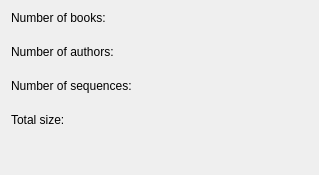
<?xml version="1.0" encoding="UTF-8"?>
<ui version="4.0">
 <class>StatisticsDialog</class>
 <widget class="QDialog" name="StatisticsDialog">
  <property name="geometry">
   <rect>
    <x>0</x>
    <y>0</y>
    <width>319</width>
    <height>175</height>
   </rect>
  </property>
  <property name="windowTitle">
   <string>Statistics</string>
  </property>
  <layout class="QHBoxLayout" name="horizontalLayout">
   <item>
    <layout class="QGridLayout" name="gridLayout">
     <property name="verticalSpacing">
      <number>20</number>
     </property>
     <item row="1" column="0">
      <widget class="QLabel" name="label">
       <property name="text">
        <string>Number of authors:</string>
       </property>
      </widget>
     </item>
     <item row="2" column="0">
      <widget class="QLabel" name="label_2">
       <property name="text">
        <string>Number of sequences:</string>
       </property>
      </widget>
     </item>
     <item row="0" column="0">
      <widget class="QLabel" name="label_3">
       <property name="text">
        <string>Number of books:</string>
       </property>
      </widget>
     </item>
     <item row="3" column="0">
      <widget class="QLabel" name="label_4">
       <property name="text">
        <string>Total size:</string>
       </property>
      </widget>
     </item>
     <item row="0" column="1">
      <widget class="QLabel" name="numberOfBooksLabel">
       <property name="text">
        <string/>
       </property>
      </widget>
     </item>
     <item row="1" column="1">
      <widget class="QLabel" name="numberOfAuthorsLabel">
       <property name="text">
        <string/>
       </property>
      </widget>
     </item>
     <item row="2" column="1">
      <widget class="QLabel" name="numberOfSequencesLabel">
       <property name="text">
        <string/>
       </property>
      </widget>
     </item>
     <item row="3" column="1">
      <widget class="QLabel" name="totalSizeLabel">
       <property name="text">
        <string/>
       </property>
      </widget>
     </item>
     <item row="4" column="0">
      <spacer name="verticalSpacer">
       <property name="orientation">
        <enum>Qt::Vertical</enum>
       </property>
       <property name="sizeHint" stdset="0">
        <size>
         <width>20</width>
         <height>40</height>
        </size>
       </property>
      </spacer>
     </item>
    </layout>
   </item>
  </layout>
 </widget>
 <resources/>
 <connections/>
</ui>
